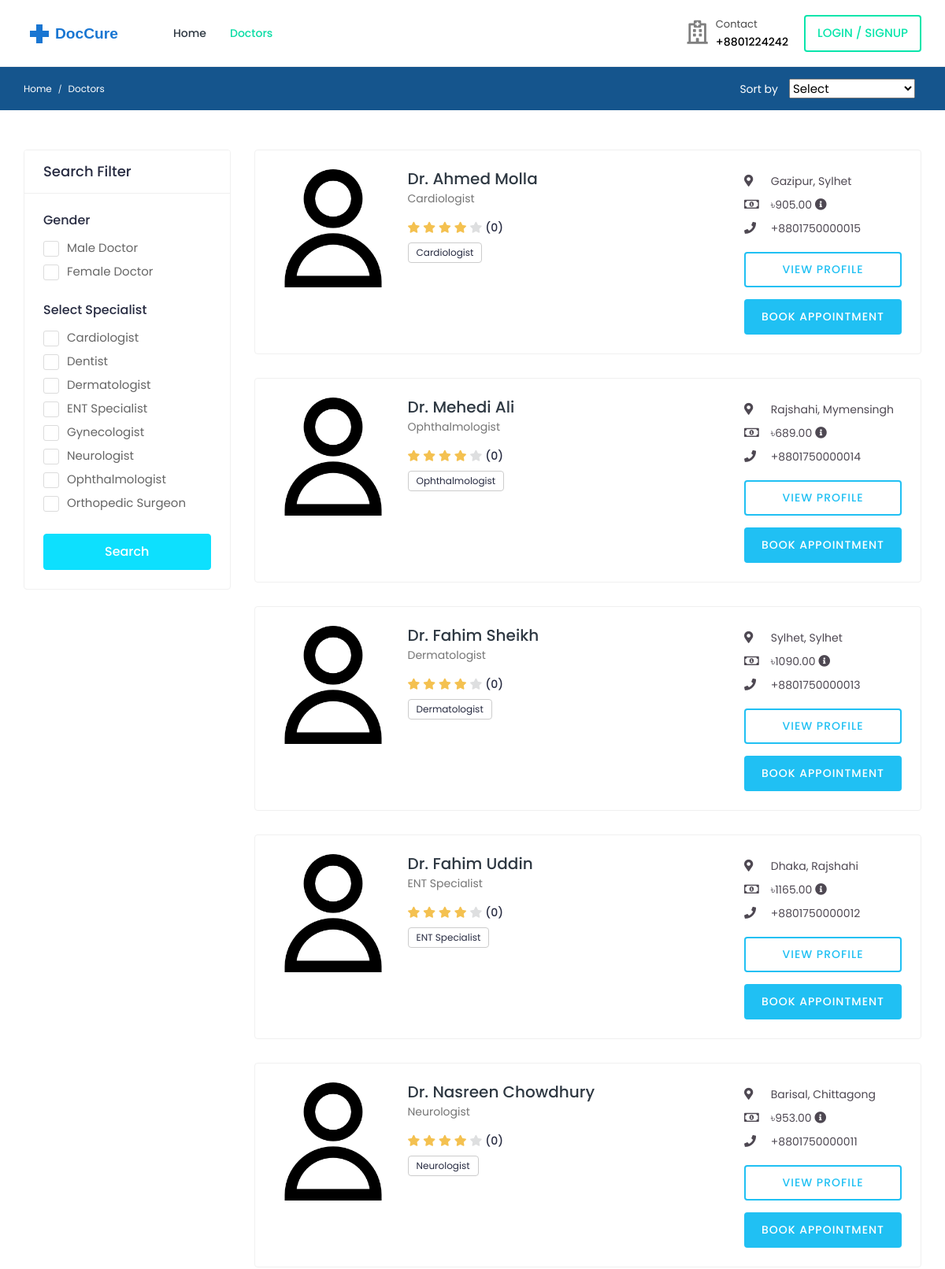
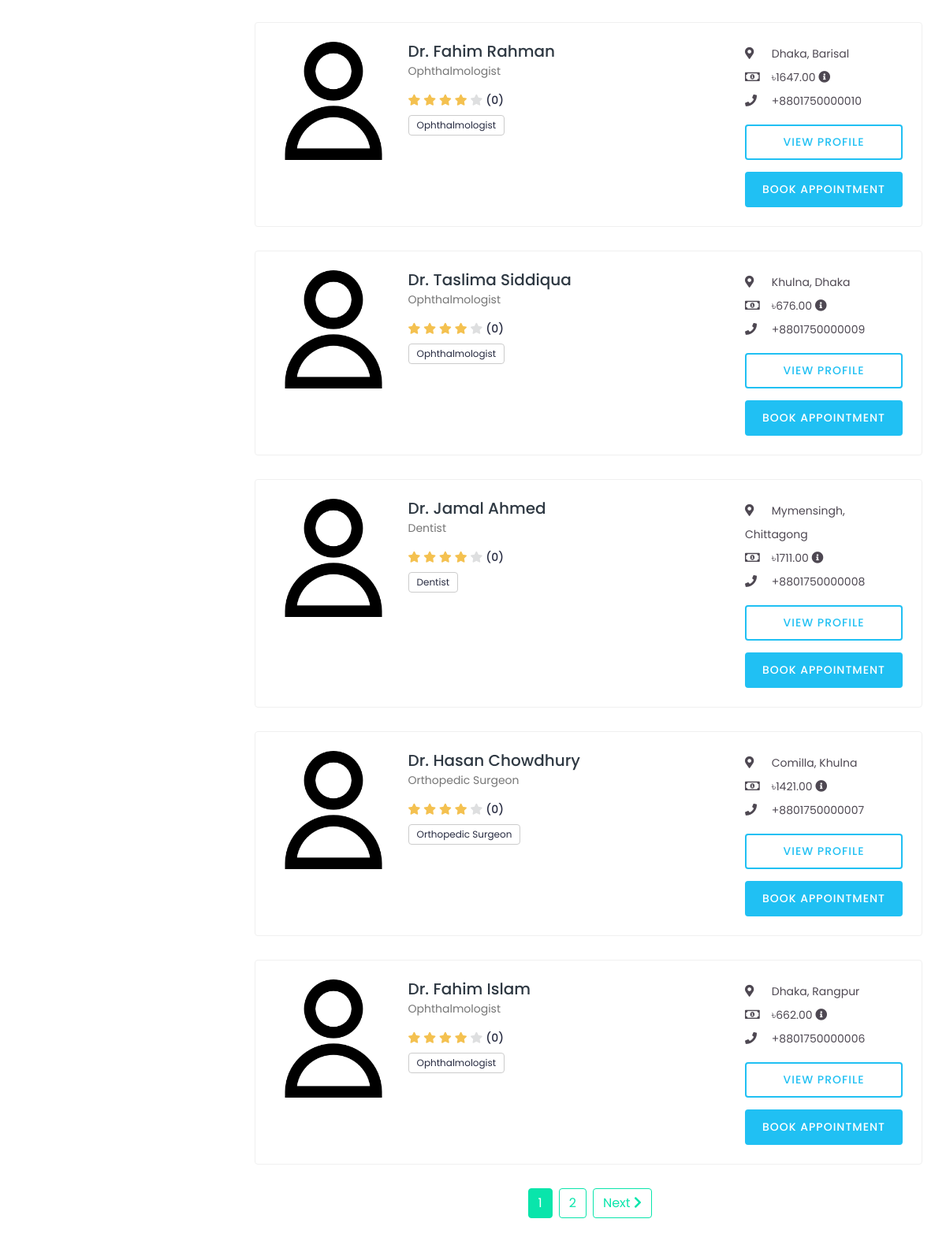
The app's page /doctors/ (upper part) with its own data (2 pictures, top to bottom).
### accounts/models.py (models this page shows, shortened)
class Profile(models.Model):
    user = models.OneToOneField(
        User, on_delete=models.CASCADE, related_name="profile"
    )
    avatar = models.ImageField(
        default="defaults/user.png", upload_to=profile_photo_directory_path
    )
    phone = models.CharField(max_length=20, blank=True, null=True)
    dob = models.DateField(blank=True, null=True)
    about = models.TextField(blank=True, null=True)
    specialization = models.CharField(max_length=255, blank=True, null=True)
    gender = models.CharField(
        max_length=10,
        choices=[("male", "Male"), ("female", "Female"), ("other", "Other")],
        blank=True,
    )
    address = models.TextField(blank=True, null=True)
    city = models.CharField(max_length=100, blank=True)
    state = models.CharField(max_length=100, blank=True)
    postal_code = models.CharField(max_length=20, blank=True)
    country = models.CharField(max_length=100, blank=True)
    price_per_consultation = models.DecimalField(
        max_digits=10, decimal_places=2, null=True, blank=True
    )
    is_available = models.BooleanField(default=True)
    blood_group = models.CharField(
        max_length=5,
        choices=[
            ("A+", "A+"),
            ("A-", "A-"),
            ("B+", "B+"),
            ("B-", "B-"),
            ("O+", "O+"),
            ("O-", "O-"),
            ("AB+", "AB+"),
            ("AB-", "AB-"),
        ],
        blank=True,
        null=True,
    )
    allergies = models.TextField(blank=True, null=True)
    medical_conditions = models.TextField(blank=True, null=True)
    @property
    def image(self):
        return (
            self.avatar.url
            if self.avatar.storage.exists(self.avatar.name)
            else "{}defaults/user.png".format(settings.MEDIA_URL)
        )

class User(AbstractUser):
    class RoleChoices(models.TextChoices):
        DOCTOR = "doctor", "Doctor"
        PATIENT = "patient", "Patient"
    username = models.CharField(max_length=30, unique=True)
    role = models.CharField(
        choices=RoleChoices.choices,
        max_length=20,
        default="patient",
        error_messages={"required": "Role must be provided"},
    )
    email = models.EmailField(
        blank=True,
        error_messages={
            "unique": "A user with that email already exists.",
        },
    )
    first_name = models.CharField(max_length=150, blank=True)
    last_name = models.CharField(max_length=150, blank=True)
    registration_number = models.IntegerField(null=True, blank=True)
    USERNAME_FIELD = "username"
    REQUIRED_FIELDS = []
    objects = CustomUserManager()
    def get_full_name(self):
        full_name = "%s %s" % (self.first_name, self.last_name)
        return full_name.strip() or self.username
    @property
    def rating(self):
        return 4  # Default value

### doctors/views.py (the view, shortened to what this page needs)
# urls.py: path("", DoctorsListView.as_view(), name="list"),
class DoctorsListView(ListView):
    model = User
    context_object_name = "doctors"
    template_name = "doctors/list.html"
    paginate_by = 10
    def get_queryset(self):
        queryset = self.model.objects.filter(
            role=User.RoleChoices.DOCTOR, is_superuser=False, is_active=True
        ).select_related("profile")
        search_query = self.request.GET.get("q")
        gender = self.request.GET.getlist("gender")
        if gender:
            queryset = queryset.filter(profile__gender__in=gender)
        specializations = self.request.GET.getlist("specialization")
        if specializations:
            queryset = queryset.filter(
                profile__specialization__in=specializations
            )
        sort_by = self.request.GET.get("sort")
        if sort_by:
            if sort_by == "price_low":
                queryset = queryset.order_by("profile__price_per_consultation")
            elif sort_by == "price_high":
                queryset = queryset.order_by(
                    "-profile__price_per_consultation"
                )
            elif sort_by == "rating":
                queryset = queryset.order_by("-rating")
            elif sort_by == "experience":
                queryset = queryset.order_by("-profile__experience")
        else:
            queryset = queryset.order_by("-pk")
        return queryset
    def get_context_data(self, **kwargs):
        context = super().get_context_data(**kwargs)
        context["search_query"] = self.request.GET.get("q")
        specializations = (
            User.objects.filter(role=User.RoleChoices.DOCTOR, is_active=True)
            .exclude(profile__specialization__isnull=True)
            .values_list("profile__specialization", flat=True)
            .distinct()
        )
        context["specializations"] = sorted(
            list(filter(None, specializations))
        )
        return context

### templates/doctors/list.html (shortened to what this page needs)
{% extends 'base.html' %}
{% load static %}
{% block content %}
    <div class="breadcrumb-bar">
        <div class="container-fluid">
            <div class="row align-items-center">
                <div class="col-md-8 col-12">
                    <nav aria-label="breadcrumb" class="page-breadcrumb">
                        <ol class="breadcrumb">
                            <li class="breadcrumb-item"><a href="{% url 'core:home' %}">Home</a></li>
                            <li class="breadcrumb-item active" aria-current="page">Doctors</li>
                        </ol>
                    </nav>
                </div>
                <div class="col-md-4 col-12 d-md-block d-none">
                    <div class="sort-by mr-5">
                        <span class="sort-title">Sort by</span>
                        <span class="sortby-fliter">
                            <select class="select" name="sort" onchange="updateSort(this.value)">
                                <option value="">Select</option>
                            </select>
                        </span>
                    </div>
                </div>
            </div>
        </div>
    </div>
    <div class="content">
        <div class="container-fluid">
            <div class="row">
                <div class="col-md-12 col-lg-4 col-xl-3 theiaStickySidebar">
                    <form method="get" action="{% url 'doctors:list' %}" class="card search-filter">
                        <div class="card-header">
                            <h4 class="card-title mb-0">Search Filter</h4>
                        </div>
                        <div class="card-body">
                            <div class="filter-widget">
                                <h4>Gender</h4>
                                <div>
                                    <label class="custom_check">
                                        <span class="checkmark"></span> Male Doctor
                                    </label>
                                </div>
                                <div>
                                    <label class="custom_check">
                                        <span class="checkmark"></span> Female Doctor
                                    </label>
                                </div>
                            </div>
                            <div class="filter-widget">
                                <h4>Select Specialist</h4>
                                {% for specialization in specializations %}
                                    <div>
                                        <label class="custom_check">
                                            <span class="checkmark"></span> {{ specialization }}
                                        </label>
                                    </div>
                                {% endfor %}
                            </div>
                            <div class="btn-search">
                                <button type="submit" class="btn btn-block">Search</button>
                            </div>
                        </div>
                    </form>
                </div>
                <div class="col-md-12 col-lg-8 col-xl-9">
                    {% if doctors %}
                        {% for doctor in doctors %}
                            <div class="card">
                                <div class="card-body">
                                    <div class="doctor-widget">
                                        <div class="doc-info-left">
                                            <div class="doctor-img">
                                                <a href="{% url 'doctors:doctor-profile' doctor.username %}">
                                                    <img src="{{ doctor.profile.image }}" class="img-fluid" alt="{{ doctor.get_full_name }}">
                                                </a>
                                            </div>
                                            <div class="doc-info-cont">
                                                <h4 class="doc-name">
                                                    <a href="{% url 'doctors:doctor-profile' doctor.username %}">Dr. {{ doctor.get_full_name }}</a>
                                                </h4>
                                                <p class="doc-speciality">{{ doctor.profile.specialization }}</p>
                                                <div class="rating">
                                                    <i class="fas fa-star {% if doctor.rating >= 1 %}filled{% endif %}"></i>
                                                    <i class="fas fa-star {% if doctor.rating >= 2 %}filled{% endif %}"></i>
                                                    <i class="fas fa-star {% if doctor.rating >= 3 %}filled{% endif %}"></i>
                                                    <i class="fas fa-star {% if doctor.rating >= 4 %}filled{% endif %}"></i>
                                                    <i class="fas fa-star {% if doctor.rating >= 5 %}filled{% endif %}"></i>
                                                    <span class="d-inline-block average-rating">({{ doctor.reviews_count|default:0 }})</span>
                                                </div>
                                                <div class="clinic-services">
                                                    <span>{{ doctor.profile.specialization }}</span>
                                                </div>
                                            </div>
                                        </div>
                                        <div class="doc-info-right">
                                            <div class="clini-infos">
                                                <ul>
                                                    <li><i class="fas fa-map-marker-alt"></i> {{ doctor.profile.city }}, {{ doctor.profile.state }}</li>
                                                    <li><i class="far fa-money-bill-alt"></i> ৳{{ doctor.profile.price_per_consultation }} <i class="fas fa-info-circle" data-toggle="tooltip" title="Consultation Fee"></i></li>
                                                    <li><i class="fas fa-phone"></i> {{ doctor.profile.phone }}</li>
                                                </ul>
                                            </div>
                                            <div class="clinic-booking">
                                                <a class="view-pro-btn" href="{% url 'doctors:doctor-profile' doctor.username %}">View Profile</a>
                                                <a class="apt-btn" href="{% url 'bookings:doctor-booking-view' doctor.username %}">Book Appointment</a>
                                            </div>
                                        </div>
                                    </div>
                                </div>
                            </div>
                        {% endfor %}
                        {% if is_paginated %}
                        <div class="row">
                            <div class="col-md-12">
                                <div class="pagination justify-content-center">
                                    {% for num in page_obj.paginator.page_range %}
                                        {% if page_obj.number == num %}
                                            <a href="#" class="btn btn-primary mx-1">{{ num }}</a>
                                        {% elif num > page_obj.number|add:'-3' and num < page_obj.number|add:'3' %}
                                            <a href="?{% if request.GET.q %}q={{ request.GET.q }}&{% endif %}{% if request.GET.sort %}sort={{ request.GET.sort }}&{% endif %}page={{ num }}" class="btn btn-outline-primary mx-1">{{ num }}</a>
                                        {% endif %}
                                    {% endfor %}
                                    {% if page_obj.has_next %}
                                        <a href="?page={{ page_obj.next_page_number }}" class="btn btn-outline-primary next-arrow ml-1">
                                            Next <i class="fas fa-chevron-right"></i>
                                        </a>
                                    {% endif %}
                                </div>
                            </div>
                        </div>
                        {% endif %}
                    {% else %}
                        <div class="text-center">
                            <p>No doctors found matching your criteria.</p>
                        </div>
                    {% endif %}
                </div>
            </div>
        </div>
    </div>
{% endblock %}

### records on screen
Profile: specialization "Cardiologist"
Profile: specialization "Dentist"
Profile: specialization "Dermatologist"
Profile: specialization "ENT Specialist"
Profile: specialization "Neurologist"
Profile: specialization "Orthopedic Surgeon"
User: profile.image (placeholder picture), get_full_name "Ahmed Molla", profile.specialization "Cardiologist", reviews_count "0", profile.city "Gazipur", profile.state "Sylhet", profile.price_per_consultation "905.00", profile.phone "+8801750000015"
User: profile.image (placeholder picture), get_full_name "Mehedi Ali", profile.specialization "Ophthalmologist", reviews_count "0", profile.city "Rajshahi", profile.state "Mymensingh", profile.price_per_consultation "689.00", profile.phone "+8801750000014"
User: profile.image (placeholder picture), get_full_name "Fahim Sheikh", profile.specialization "Dermatologist", reviews_count "0", profile.city "Sylhet", profile.state "Sylhet", profile.price_per_consultation "1090.00", profile.phone "+8801750000013"
User: profile.image (placeholder picture), get_full_name "Fahim Uddin", profile.specialization "ENT Specialist", reviews_count "0", profile.city "Dhaka", profile.state "Rajshahi", profile.price_per_consultation "1165.00", profile.phone "+8801750000012"
User: profile.image (placeholder picture), get_full_name "Nasreen Chowdhury", profile.specialization "Neurologist", reviews_count "0", profile.city "Barisal", profile.state "Chittagong", profile.price_per_consultation "953.00", profile.phone "+8801750000011"
User: profile.image (placeholder picture), get_full_name "Fahim Rahman", profile.specialization "Ophthalmologist", reviews_count "0", profile.city "Dhaka", profile.state "Barisal", profile.price_per_consultation "1647.00", profile.phone "+8801750000010"
User: profile.image (placeholder picture), get_full_name "Taslima Siddiqua", profile.specialization "Ophthalmologist", reviews_count "0", profile.city "Khulna", profile.state "Dhaka", profile.price_per_consultation "676.00", profile.phone "+8801750000009"
User: profile.image (placeholder picture), get_full_name "Jamal Ahmed", profile.specialization "Dentist", reviews_count "0", profile.city "Mymensingh", profile.state "Chittagong", profile.price_per_consultation "1711.00", profile.phone "+8801750000008"
User: profile.image (placeholder picture), get_full_name "Hasan Chowdhury", profile.specialization "Orthopedic Surgeon", reviews_count "0", profile.city "Comilla", profile.state "Khulna", profile.price_per_consultation "1421.00", profile.phone "+8801750000007"
User: profile.image (placeholder picture), get_full_name "Fahim Islam", profile.specialization "Ophthalmologist", reviews_count "0", profile.city "Dhaka", profile.state "Rangpur", profile.price_per_consultation "662.00", profile.phone "+8801750000006"

### other values on screen
{{ specialization }} "Gynecologist" "Ophthalmologist"
{{ num }} "1"
{{ num }} "2"
